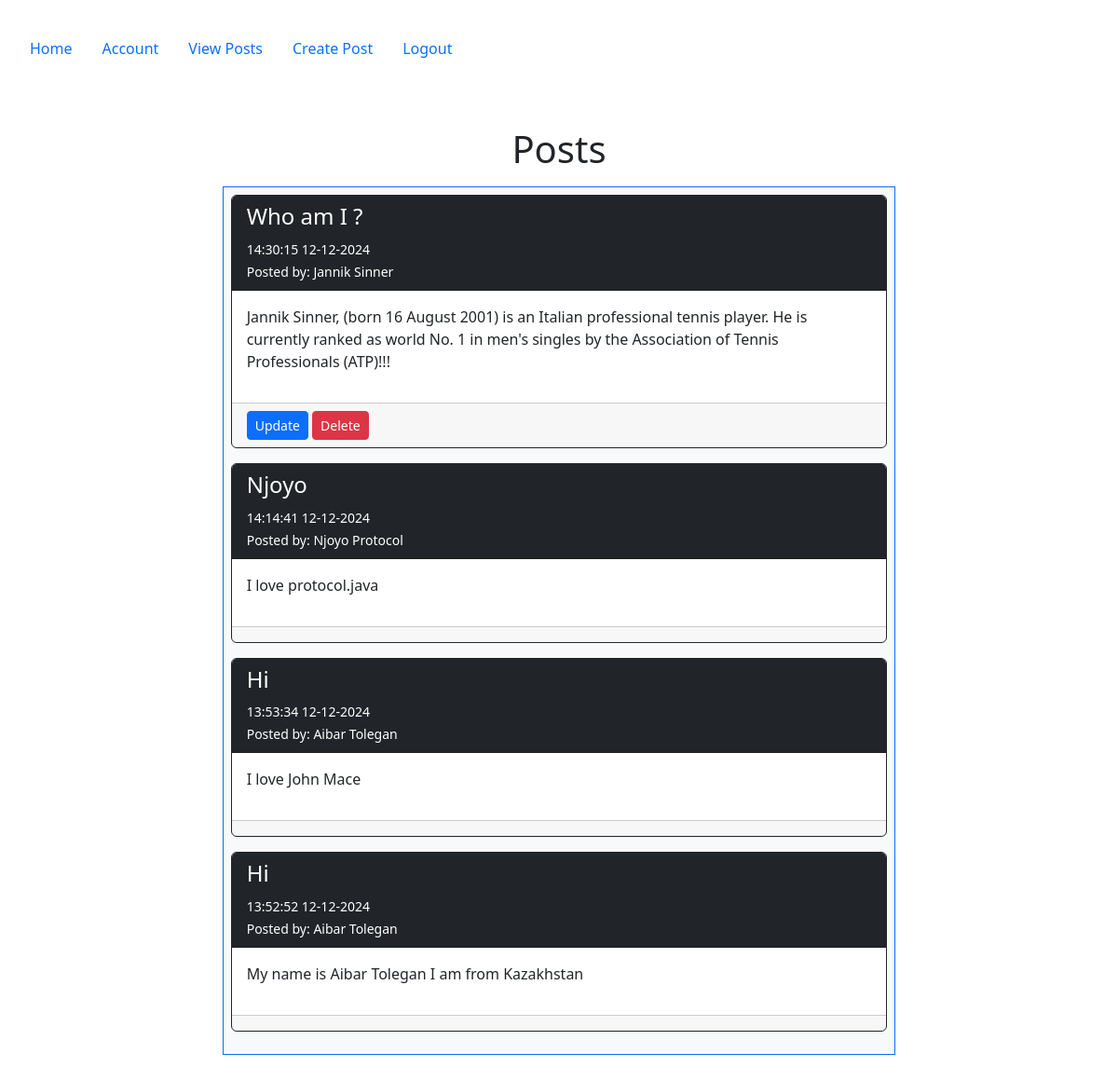
Screenshot of /posts (signed in) with the database file from the repository.
### config.py (models this page shows, shortened)
class Post(db.Model):
   __tablename__ = 'posts'
   id = db.Column(db.Integer, primary_key=True)
   userid = db.Column(db.Integer, db.ForeignKey('users.id', ondelete="CASCADE"), nullable=False)
   created = db.Column(db.DateTime, nullable=False, default=datetime.utcnow)
   title_encrypted = db.Column(db.LargeBinary, nullable=False)
   body_encrypted = db.Column(db.LargeBinary, nullable=False)
   user = db.relationship("User", back_populates="posts")
   @staticmethod
   def derive_key(salt):
       return base64.urlsafe_b64encode(salt.encode('utf-8').ljust(32)[:32])
   @staticmethod
   def decrypt(data, key):
       fernet = Fernet(key)
       return fernet.decrypt(data).decode('utf-8')

class User(db.Model, UserMixin):
    __tablename__ = 'users'
    id = db.Column(db.Integer, primary_key=True)
    email = db.Column(db.String(100), nullable=False, unique=True)
    password = db.Column(db.String(128), nullable=False)
    firstname = db.Column(db.String(100), nullable=False)
    lastname = db.Column(db.String(100), nullable=False)
    phone = db.Column(db.String(100), nullable=False)
    mfa_key = db.Column(db.String(32), nullable=False, default='')
    salt = db.Column(db.String(44), nullable=False,default=lambda: base64.urlsafe_b64encode(os.urandom(32)).decode('utf-8'))
    mfa_enabled = db.Column(db.Boolean, nullable=False, default=False)
    role = db.Column(db.String(50), nullable=False, default='end_user')
    posts = db.relationship("Post", order_by=Post.id, back_populates="user")
    log = db.relationship("Log", uselist=False, back_populates="user", cascade="all, delete-orphan")

### posts/views.py (the view)
@posts_bp.route('/posts')
@login_required
def posts():
    if current_user.role in ['db_admin', 'sec_admin']:
        abort(403)
    all_posts = Post.query.order_by(desc('id')).all()
    decrypted_posts = []
    for post in all_posts:
        try:
            encryption_key = Post.derive_key(post.user.salt)
            decrypted_post = {
                "id": post.id,
                "title": Post.decrypt(post.title_encrypted, encryption_key),
                "body": Post.decrypt(post.body_encrypted, encryption_key),
                "created": post.created,
                "user": post.user,
                "userid": post.userid
            }
            decrypted_posts.append(decrypted_post)
        except Exception as e:
            print(f"Decryption failed for Post ID {post.id}: {str(e)}")
            flash(f"Unable to decrypt Post ID {post.id}.", "danger")
    return render_template('posts/posts.html', posts=decrypted_posts)

### app.py (called while the page is built, shortened)
@login_manager.user_loader
def load_user(user_id):
    return User.query.get(int(user_id))

@app.before_request
def restrict_access_and_waf_function_name():
    excluded_routes = ['firewall_error', 'static', 'accounts.mfa_setup']
    if request.endpoint in excluded_routes:
        return
    path = request.path
    query = request.query_string.decode("utf-8")
    combined_request_data = f"{path} {query}"
    print(f"Combined Request Data: {combined_request_data}")
    for attack_type, pattern in waf_rules.items():
        if pattern.search(combined_request_data):
            matched_data = pattern.findall(combined_request_data)
            print(f"Detected Attack Type: {attack_type} | Matched Data: {matched_data}")
            flash(f"Attack detected: {attack_type}", "danger")
            return redirect(url_for('firewall_error', attack_type=attack_type))

### templates/posts/posts.html
{% extends "base.html" %}
{% block content %}
    <div class="container">
        <h1>Posts</h1>
        <div class="p-2 row">
            <div class="col-2"></div>
            <div class="col-8">
                <div class="p-2 bg-light border border-primary" style="text-align: left">
                    {% for post in posts %}
                        <div class="card border border-dark mb-3">
                            <div class="card-header bg-dark text-white">
                                <h4>{{ post.title }}</h4>
                                <small>{{ post.created.strftime('%H:%M:%S %d-%m-%Y') }}</small>
                                <br>
                                <small>
                                    Posted by: {{ post.user.firstname }} {{ post.user.lastname }}
                                </small>
                            </div>
                            <div class="card-body">
                                <p>{{ post.body }}</p>
                            </div>
                            <div class="card-footer">
                                {% if current_user.is_authenticated and post.userid == current_user.id %}
                                <a class="btn btn-primary btn-sm" href="{{ url_for('posts.update', id=post.id) }}">Update</a>
                                <a class="btn btn-danger btn-sm" href="{{ url_for('posts.delete', id=post.id) }}">Delete</a>
                                {% endif %}
                            </div>
                        </div>
                    {% else %}
                        <div class="alert alert-warning text-center">
                            <strong>No posts available. Be the first to create one!</strong>
                        </div>
                    {% endfor %}
                </div>
            </div>
            <div class="col-2"></div>
        </div>
    </div>
{% endblock %}

### templates/base.html (shortened to what this page needs)
<!DOCTYPE html>
<html lang="en">
<head>
    <link rel="stylesheet" href="https://cdn.jsdelivr.net/npm/bootstrap@5.2.2/dist/css/bootstrap.min.css">
</head>
<body>
<section class="container-fluid p-3 my-3">
    <nav class="nav nav-pills flex-column flex-sm-row">
        <a class="nav-item nav-link" href="{{ url_for('index') }}">Home</a>
        {% if current_user.is_authenticated %}
            {% if current_user.role == 'db_admin' %}
                <a class="nav-item nav-link" href="{{ url_for('accounts.account') }}">Account</a>
                <a class="nav-item nav-link" href="{{ url_for('admin.index', _scheme='https', _external=True) }}">DB Admin</a>
                <a class="nav-item nav-link" href="{{ url_for('accounts.logout') }}">Logout</a>
            {% elif current_user.role == 'sec_admin' %}
                <a class="nav-item nav-link" href="{{ url_for('accounts.account') }}">Account</a>
                <a class="nav-item nav-link" href="{{ url_for('security.security') }}">Security</a>
                <a class="nav-item nav-link" href="{{ url_for('accounts.logout') }}">Logout</a>
            {% else %}
                <a class="nav-item nav-link" href="{{ url_for('accounts.account') }}">Account</a>
                <a class="nav-item nav-link" href="{{ url_for('posts.posts') }}">View Posts</a>
                <a class="nav-item nav-link" href="{{ url_for('posts.create') }}">Create Post</a>
                <a class="nav-item nav-link" href="{{ url_for('accounts.logout') }}">Logout</a>
            {% endif %}
        {% else %}
            <a class="nav-item nav-link" href="{{ url_for('accounts.registration') }}">Registration</a>
            <a class="nav-item nav-link" href="{{ url_for('accounts.login') }}">Login</a>
        {% endif %}
    </nav>
    <div class="container-fluid p-3 my-5 text-center">
        {% block content %}
        {% endblock %}
    </div>
</section>
</body>
</html>

### rows the page displays
Post: created "14:30:15 12-12-2024"
User: user.firstname "Jannik", user.lastname "Sinner"
Post: created "14:14:41 12-12-2024"
User: user.firstname "Njoyo", user.lastname "Protocol"
Post: created "13:53:34 12-12-2024"
User: user.firstname "Aibar" "Aibar", user.lastname "Tolegan" "Tolegan"
Post: created "13:52:52 12-12-2024"

### other values shown
{{ post.title }} "Who am I ?" "Njoyo" "Hi" "Hi"
{{ post.body }} "Jannik Sinner, (born 16 August 2001) is an Italian professional tennis player. He is currently ranked as world No. 1 in men's singles by the Association of Tennis Professionals (ATP)!!!" "I love protocol.java" "I love John Mace" "My name is Aibar Tolegan I am from Kazakhstan"
